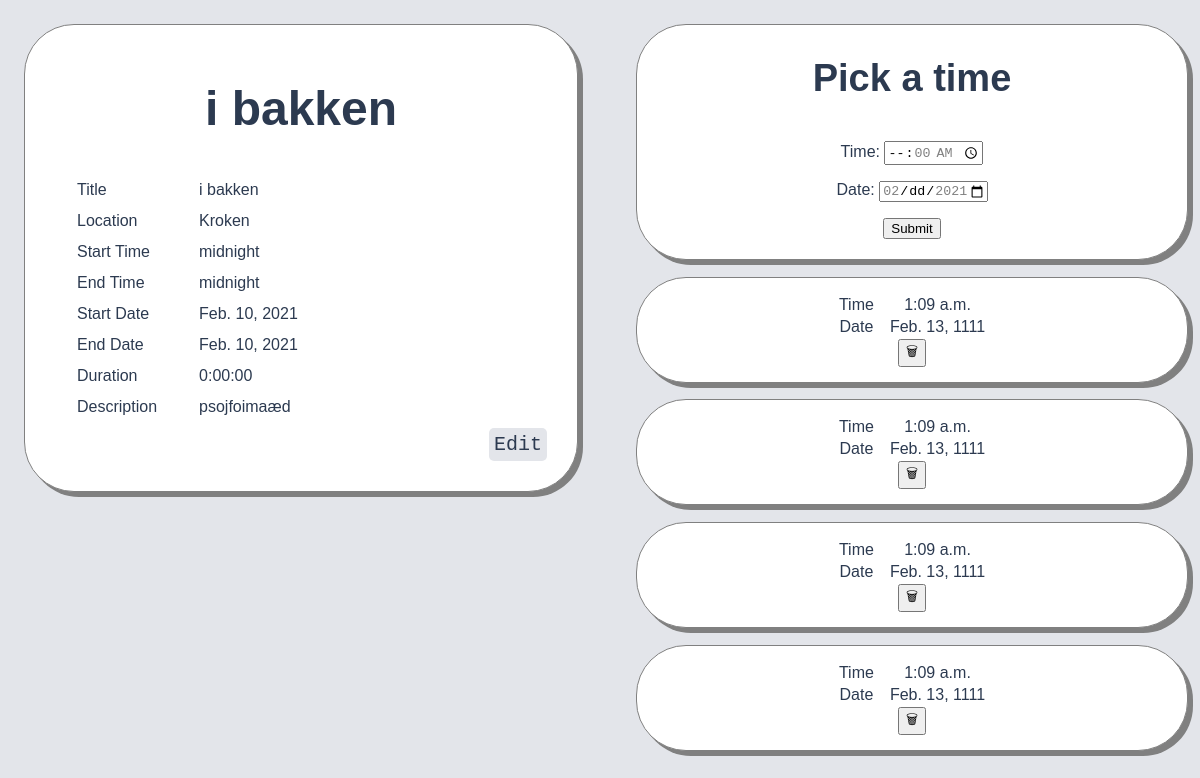
The page /event/1/ on the database its author committed.
### schedge/models.py (models this page shows, shortened)
class Event(models.Model):
    title = models.CharField(max_length=100)
    location = models.CharField(max_length=300)
    description = models.TextField(blank=True, max_length=500)
    starttime = models.TimeField(default=django.utils.timezone.now)
    endtime = models.TimeField(default=django.utils.timezone.now)
    startdate = models.DateField(default=django.utils.timezone.now)
    enddate = models.DateField(default=django.utils.timezone.now)
    duration = models.DurationField(max_length=dt.timedelta(hours=10), default=dt.timedelta())
    image = models.ImageField(default='default.jpg', upload_to='images/')

class TimeSlot(models.Model):
    event = models.ForeignKey(Event, on_delete=models.CASCADE)
    time = models.TimeField()
    date = models.DateField()

### schedge/views.py (the view)
# urls.py: path('event/<int:event_id>/', views.event, name="event"),
def event(request, event_id):
    try:
        this_event = Event.objects.get(id=event_id)
    except Event.DoesNotExist:
        return HttpResponseNotFound("404: not valid event id")
    if request.method == "POST":
        timeslotform = TimeSlotForm(request.POST)
        if timeslotform.is_valid():
            timeslotdata = timeslotform.cleaned_data
            newtimeslot = TimeSlot.objects.create(event=this_event, **timeslotdata)
    timeslots = TimeSlot.objects.filter(event=this_event)
    timeslotform = TimeSlotForm()
    timeslotform.set_limits(this_event)
    context = {"event": this_event, "form": timeslotform, "timeslots": timeslots}
    return render(request, "event.html", context)

### schedge/forms.py
class TimeSlotForm(forms.ModelForm):
    class Meta:
        model = TimeSlot
        fields = ["time", "date"]
        widgets = {"time": TimeInput(), "date": DateInput()}
    def set_limits(self, event):
        self.fields["date"].widget.attrs["min"] = event.startdate
        self.fields["date"].widget.attrs["max"] = event.enddate
        self.fields["time"].widget.attrs["min"] = event.starttime
        self.fields["time"].widget.attrs["max"] = event.endtime

### schedge/templates/event.html (shortened to what this page needs)
<!DOCTYPE html>
<html lang="en">
<head>
    {% load static %}
    <link rel="stylesheet" href="{% static 'css/base.css' %}" />
    <link rel="stylesheet" href="{% static 'css/event.css' %}" />
</head>
<body>
    <div class="wrap">
        <div class="left_box blob">
            <div class="eventinfo">
                <h1> {{ event.title }} </h1>
                <table class="eventtable">
                    <tr>
                        <td>Title</td>
                        <td>{{ event.title }}</td>
                    </tr>
                    <tr>
                        <td>Location</td>
                        <td>{{ event.location }}</td>
                    </tr>
                    <tr>
                        <td>Start Time</td>
                        <td>{{ event.starttime }}</td>
                    </tr>
                    <tr>
                        <td>End Time</td>
                        <td>{{ event.endtime }}</td>
                    </tr>
                    <tr>
                        <td>Start Date</td>
                        <td>{{ event.startdate }}</td>
                    </tr>
                    <tr>
                        <td>End Date</td>
                        <td>{{ event.enddate }}</td>
                    </tr>
                    <tr>
                        <td>Duration</td>
                        <td>{{ event.duration }}</td>
                    </tr>
                    <tr>
                        <td>Description</td>
                        <td>{{ event.description }}</td>
                    </tr>
                </table>
                <a href="/event/{{ event.id}}/edit/" class="editbtn">Edit</a>
            </div>
        </div>
        <div class="right_box">
            <div class="timepicker blob">
                <h2>Pick a time</h2>
                <form action="/event/{{ event.id }}/" method="post" enctype="multipart/form-data">
                    {{ form.as_p }}
                    <input type="submit" value="Submit">
                </form>
            </div>
            <div class="timeslots">
                {% for timeslot in timeslots %}
                <div class="blob">
                    <div class="timeslot">
                        <table>
                            <tr>
                                <td>Time</td>
                                <td>{{timeslot.time}}</td>
                            </tr>
                            <tr>
                                <td>Date</td>
                                <td>{{timeslot.date }}</td>
                            </tr>
                        </table>
                        <form action="/event/{{event.id}}/delete/{{timeslot.id}}/" method="POST"
                            enctype="multipart/form-data">
                            <input type="submit" value="🗑">
                        </form>
                    </div>
                </div>
                {% endfor %}
            </div>
        </div>
    </div>
</body>
</html>

### schedge/static/css/base.css (style rules this page uses)
body { font-family: sans-serif; background-color: #E3E5EA; margin: 0; padding: 0; color: #2c3a50; font-family: sans-serif; -webkit-font-smoothing: antialiased; -moz-osx-font-smoothing: grayscale; }
.blob { background-color: white; border: 1px solid gray; border-radius: 50px; margin-bottom: 3%; box-shadow: 5px 5px 0px gray; overflow: hidden; }
h1 { color: #2c3a50; font-size: 48px; font-family: 'Signika', sans-serif; padding-bottom: 10px; text-align: center; }
h2 { color: #2c3a50; font-size: 38px; font-family: 'Signika', sans-serif; padding-bottom: 10px; text-align: center; }

### schedge/static/css/event.css (style rules this page uses)
.eventinfo table { text-align: left; margin-bottom: 0; padding-left: 30px; }
.eventinfo td { padding-left: 20px; padding-bottom: 10px; padding-right: 20px; }
.wrap { width:100%; justify-content: center; }
.left_box { width: 46%; float: left; margin-right: 1%; margin-left: 2%; margin-top: 2%; padding-top: 2%; }
.right_box { width: 46%; float: right; margin-right: 1%; margin-left: 2%; margin-top: 2%; }
.eventinfo { width: 100%; }
.editbtn { text-align: right; float: right; border: none; margin-right: 30px; margin-bottom: 30px; text-decoration: none; background-color: #E3E5EA; border: 1px solid transparent; border-radius: 5px; color: #2c3a50; padding: 4px 4px; font-family:monospace; font-size: 20px; }
.timepicker { text-align: center; margin-top: 0; text-align: center; padding-bottom: 20px; }
.timeslot td { padding-left: 7px; padding-right: 7px; }
.timeslot { padding-top: 15px; padding-bottom: 15px; text-align: center; }
.timeslot table { margin: 0 auto; }

### rows shown on the page
Event: title "i bakken", location "Kroken", starttime "midnight", endtime "midnight", startdate "Feb. 10, 2021", enddate "Feb. 10, 2021", duration "0:00:00", description "psojfoimaæd"
TimeSlot: time "1:09 a.m.", date "Feb. 13, 1111"
TimeSlot: time "1:09 a.m.", date "Feb. 13, 1111"
TimeSlot: time "1:09 a.m.", date "Feb. 13, 1111"
TimeSlot: time "1:09 a.m.", date "Feb. 13, 1111"
